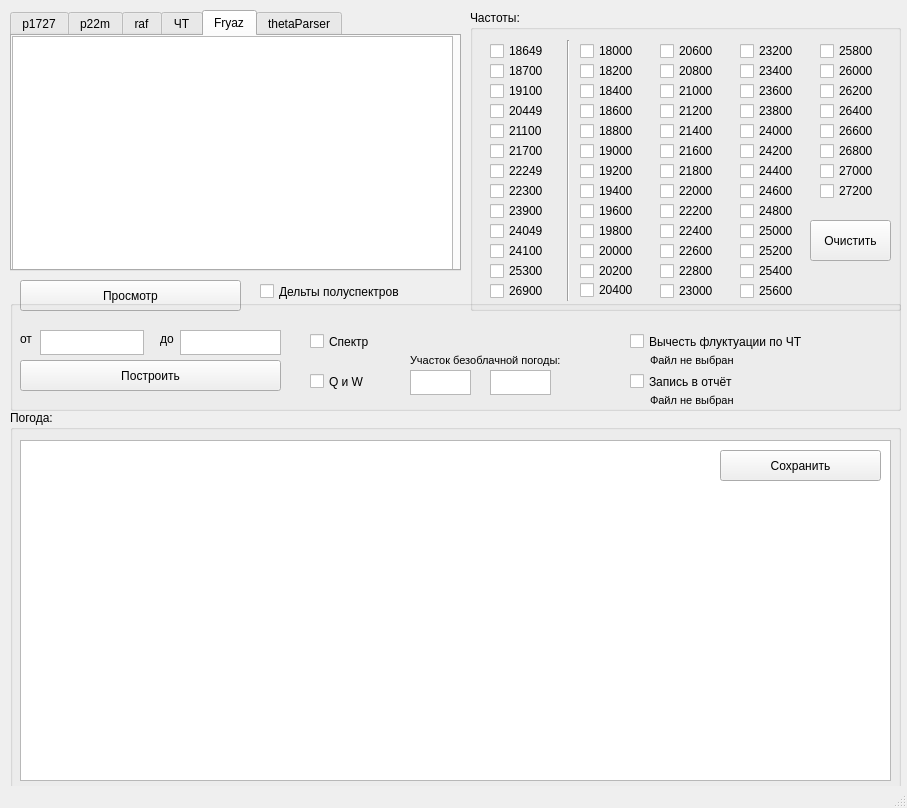
<?xml version="1.0" encoding="UTF-8"?>
<ui version="4.0">
 <class>MainWindow</class>
 <widget class="QMainWindow" name="MainWindow">
  <property name="geometry">
   <rect>
    <x>0</x>
    <y>0</y>
    <width>907</width>
    <height>808</height>
   </rect>
  </property>
  <property name="windowTitle">
   <string>Flucts</string>
  </property>
  <widget class="QWidget" name="centralWidget">
   <widget class="QPushButton" name="pushButton">
    <property name="geometry">
     <rect>
      <x>20</x>
      <y>280</y>
      <width>221</width>
      <height>31</height>
     </rect>
    </property>
    <property name="text">
     <string>Просмотр</string>
    </property>
   </widget>
   <widget class="QTabWidget" name="tabWidget">
    <property name="geometry">
     <rect>
      <x>10</x>
      <y>10</y>
      <width>451</width>
      <height>261</height>
     </rect>
    </property>
    <property name="currentIndex">
     <number>4</number>
    </property>
    <widget class="QWidget" name="tab">
     <attribute name="title">
      <string>p1727</string>
     </attribute>
     <widget class="QListWidget" name="listWidget">
      <property name="geometry">
       <rect>
        <x>0</x>
        <y>0</y>
        <width>451</width>
        <height>231</height>
       </rect>
      </property>
     </widget>
    </widget>
    <widget class="QWidget" name="tab_2">
     <attribute name="title">
      <string>p22m</string>
     </attribute>
     <widget class="QListWidget" name="listWidget_2">
      <property name="geometry">
       <rect>
        <x>0</x>
        <y>0</y>
        <width>441</width>
        <height>281</height>
       </rect>
      </property>
     </widget>
    </widget>
    <widget class="QWidget" name="tab_3">
     <attribute name="title">
      <string>raf</string>
     </attribute>
     <widget class="QListWidget" name="listWidget_3">
      <property name="geometry">
       <rect>
        <x>0</x>
        <y>0</y>
        <width>441</width>
        <height>281</height>
       </rect>
      </property>
     </widget>
    </widget>
    <widget class="QWidget" name="tab_5">
     <attribute name="title">
      <string>ЧТ</string>
     </attribute>
     <widget class="QListWidget" name="listWidget_5">
      <property name="geometry">
       <rect>
        <x>0</x>
        <y>0</y>
        <width>441</width>
        <height>281</height>
       </rect>
      </property>
     </widget>
    </widget>
    <widget class="QWidget" name="tab_4">
     <attribute name="title">
      <string>Fryaz</string>
     </attribute>
     <widget class="QListWidget" name="listWidget_4">
      <property name="geometry">
       <rect>
        <x>0</x>
        <y>0</y>
        <width>441</width>
        <height>281</height>
       </rect>
      </property>
     </widget>
    </widget>
    <widget class="QWidget" name="tab_6">
     <attribute name="title">
      <string>thetaParser</string>
     </attribute>
     <widget class="QListWidget" name="listWidget_6">
      <property name="geometry">
       <rect>
        <x>0</x>
        <y>0</y>
        <width>451</width>
        <height>231</height>
       </rect>
      </property>
     </widget>
    </widget>
   </widget>
   <widget class="QGroupBox" name="groupBox">
    <property name="geometry">
     <rect>
      <x>10</x>
      <y>300</y>
      <width>891</width>
      <height>111</height>
     </rect>
    </property>
    <property name="title">
     <string/>
    </property>
    <widget class="QLabel" name="label_2">
     <property name="geometry">
      <rect>
       <x>150</x>
       <y>30</y>
       <width>21</width>
       <height>17</height>
      </rect>
     </property>
     <property name="text">
      <string>до</string>
     </property>
    </widget>
    <widget class="QLabel" name="label">
     <property name="geometry">
      <rect>
       <x>10</x>
       <y>30</y>
       <width>21</width>
       <height>17</height>
      </rect>
     </property>
     <property name="text">
      <string>от</string>
     </property>
    </widget>
    <widget class="QPushButton" name="pushButton_2">
     <property name="geometry">
      <rect>
       <x>10</x>
       <y>60</y>
       <width>261</width>
       <height>31</height>
      </rect>
     </property>
     <property name="text">
      <string>Построить</string>
     </property>
    </widget>
    <widget class="QTextEdit" name="textEdit">
     <property name="geometry">
      <rect>
       <x>30</x>
       <y>30</y>
       <width>104</width>
       <height>25</height>
      </rect>
     </property>
     <property name="inputMethodHints">
      <set>Qt::ImhDigitsOnly</set>
     </property>
     <property name="verticalScrollBarPolicy">
      <enum>Qt::ScrollBarAlwaysOff</enum>
     </property>
     <property name="horizontalScrollBarPolicy">
      <enum>Qt::ScrollBarAlwaysOff</enum>
     </property>
     <property name="tabChangesFocus">
      <bool>true</bool>
     </property>
    </widget>
    <widget class="QTextEdit" name="textEdit_2">
     <property name="geometry">
      <rect>
       <x>170</x>
       <y>30</y>
       <width>101</width>
       <height>25</height>
      </rect>
     </property>
     <property name="inputMethodHints">
      <set>Qt::ImhDigitsOnly</set>
     </property>
     <property name="verticalScrollBarPolicy">
      <enum>Qt::ScrollBarAlwaysOff</enum>
     </property>
     <property name="horizontalScrollBarPolicy">
      <enum>Qt::ScrollBarAlwaysOff</enum>
     </property>
     <property name="tabChangesFocus">
      <bool>true</bool>
     </property>
    </widget>
    <widget class="QLabel" name="label_3">
     <property name="geometry">
      <rect>
       <x>640</x>
       <y>50</y>
       <width>441</width>
       <height>20</height>
      </rect>
     </property>
     <property name="font">
      <font>
       <pointsize>8</pointsize>
      </font>
     </property>
     <property name="text">
      <string>Файл не выбран</string>
     </property>
     <property name="alignment">
      <set>Qt::AlignLeading|Qt::AlignLeft|Qt::AlignVCenter</set>
     </property>
    </widget>
    <widget class="QLabel" name="label_4">
     <property name="geometry">
      <rect>
       <x>640</x>
       <y>90</y>
       <width>631</width>
       <height>20</height>
      </rect>
     </property>
     <property name="font">
      <font>
       <pointsize>8</pointsize>
      </font>
     </property>
     <property name="text">
      <string>Файл не выбран</string>
     </property>
     <property name="alignment">
      <set>Qt::AlignLeading|Qt::AlignLeft|Qt::AlignVCenter</set>
     </property>
    </widget>
    <widget class="QCheckBox" name="filtration1">
     <property name="geometry">
      <rect>
       <x>620</x>
       <y>30</y>
       <width>221</width>
       <height>23</height>
      </rect>
     </property>
     <property name="text">
      <string>Вычесть флуктуации по ЧТ</string>
     </property>
    </widget>
    <widget class="QCheckBox" name="report_CheckBox">
     <property name="geometry">
      <rect>
       <x>620</x>
       <y>70</y>
       <width>131</width>
       <height>23</height>
      </rect>
     </property>
     <property name="text">
      <string>Запись в отчёт</string>
     </property>
    </widget>
    <widget class="QCheckBox" name="spectrum_checkBox">
     <property name="geometry">
      <rect>
       <x>300</x>
       <y>30</y>
       <width>92</width>
       <height>23</height>
      </rect>
     </property>
     <property name="text">
      <string>Спектр</string>
     </property>
    </widget>
    <widget class="QCheckBox" name="QW_checkBox">
     <property name="geometry">
      <rect>
       <x>300</x>
       <y>70</y>
       <width>92</width>
       <height>23</height>
      </rect>
     </property>
     <property name="text">
      <string>Q и W</string>
     </property>
    </widget>
    <widget class="QTextEdit" name="textEdit_4">
     <property name="geometry">
      <rect>
       <x>400</x>
       <y>70</y>
       <width>61</width>
       <height>25</height>
      </rect>
     </property>
     <property name="inputMethodHints">
      <set>Qt::ImhDigitsOnly</set>
     </property>
     <property name="verticalScrollBarPolicy">
      <enum>Qt::ScrollBarAlwaysOff</enum>
     </property>
     <property name="horizontalScrollBarPolicy">
      <enum>Qt::ScrollBarAlwaysOff</enum>
     </property>
     <property name="tabChangesFocus">
      <bool>true</bool>
     </property>
    </widget>
    <widget class="QTextEdit" name="textEdit_5">
     <property name="geometry">
      <rect>
       <x>480</x>
       <y>70</y>
       <width>61</width>
       <height>25</height>
      </rect>
     </property>
     <property name="inputMethodHints">
      <set>Qt::ImhDigitsOnly</set>
     </property>
     <property name="verticalScrollBarPolicy">
      <enum>Qt::ScrollBarAlwaysOff</enum>
     </property>
     <property name="horizontalScrollBarPolicy">
      <enum>Qt::ScrollBarAlwaysOff</enum>
     </property>
     <property name="tabChangesFocus">
      <bool>true</bool>
     </property>
    </widget>
    <widget class="QLabel" name="label_5">
     <property name="geometry">
      <rect>
       <x>400</x>
       <y>50</y>
       <width>191</width>
       <height>20</height>
      </rect>
     </property>
     <property name="font">
      <font>
       <pointsize>8</pointsize>
      </font>
     </property>
     <property name="text">
      <string>Участок безоблачной погоды:</string>
     </property>
     <property name="alignment">
      <set>Qt::AlignLeading|Qt::AlignLeft|Qt::AlignVCenter</set>
     </property>
    </widget>
   </widget>
   <widget class="QGroupBox" name="groupBox_2">
    <property name="geometry">
     <rect>
      <x>470</x>
      <y>10</y>
      <width>431</width>
      <height>301</height>
     </rect>
    </property>
    <property name="title">
     <string>Частоты:</string>
    </property>
    <widget class="QCheckBox" name="checkBox_18649">
     <property name="geometry">
      <rect>
       <x>20</x>
       <y>30</y>
       <width>81</width>
       <height>22</height>
      </rect>
     </property>
     <property name="text">
      <string>18649</string>
     </property>
    </widget>
    <widget class="QCheckBox" name="checkBox_18700">
     <property name="geometry">
      <rect>
       <x>20</x>
       <y>50</y>
       <width>81</width>
       <height>22</height>
      </rect>
     </property>
     <property name="text">
      <string>18700</string>
     </property>
    </widget>
    <widget class="QCheckBox" name="checkBox_19100">
     <property name="geometry">
      <rect>
       <x>20</x>
       <y>70</y>
       <width>81</width>
       <height>22</height>
      </rect>
     </property>
     <property name="text">
      <string>19100</string>
     </property>
    </widget>
    <widget class="QCheckBox" name="checkBox_21100">
     <property name="geometry">
      <rect>
       <x>20</x>
       <y>110</y>
       <width>81</width>
       <height>22</height>
      </rect>
     </property>
     <property name="text">
      <string>21100</string>
     </property>
    </widget>
    <widget class="QCheckBox" name="checkBox_21700">
     <property name="geometry">
      <rect>
       <x>20</x>
       <y>130</y>
       <width>81</width>
       <height>22</height>
      </rect>
     </property>
     <property name="text">
      <string>21700</string>
     </property>
    </widget>
    <widget class="QCheckBox" name="checkBox_22300">
     <property name="geometry">
      <rect>
       <x>20</x>
       <y>170</y>
       <width>81</width>
       <height>22</height>
      </rect>
     </property>
     <property name="text">
      <string>22300</string>
     </property>
    </widget>
    <widget class="QCheckBox" name="checkBox_23900">
     <property name="geometry">
      <rect>
       <x>20</x>
       <y>190</y>
       <width>81</width>
       <height>22</height>
      </rect>
     </property>
     <property name="text">
      <string>23900</string>
     </property>
    </widget>
    <widget class="QCheckBox" name="checkBox_24100">
     <property name="geometry">
      <rect>
       <x>20</x>
       <y>230</y>
       <width>81</width>
       <height>22</height>
      </rect>
     </property>
     <property name="text">
      <string>24100</string>
     </property>
    </widget>
    <widget class="QCheckBox" name="checkBox_25300">
     <property name="geometry">
      <rect>
       <x>20</x>
       <y>250</y>
       <width>81</width>
       <height>22</height>
      </rect>
     </property>
     <property name="text">
      <string>25300</string>
     </property>
    </widget>
    <widget class="QCheckBox" name="checkBox_26900">
     <property name="geometry">
      <rect>
       <x>20</x>
       <y>270</y>
       <width>81</width>
       <height>22</height>
      </rect>
     </property>
     <property name="text">
      <string>26900</string>
     </property>
    </widget>
    <widget class="QCheckBox" name="checkBox_20449">
     <property name="geometry">
      <rect>
       <x>20</x>
       <y>90</y>
       <width>81</width>
       <height>22</height>
      </rect>
     </property>
     <property name="text">
      <string>20449</string>
     </property>
    </widget>
    <widget class="QCheckBox" name="checkBox_22249">
     <property name="geometry">
      <rect>
       <x>20</x>
       <y>150</y>
       <width>81</width>
       <height>22</height>
      </rect>
     </property>
     <property name="text">
      <string>22249</string>
     </property>
    </widget>
    <widget class="QCheckBox" name="checkBox_24049">
     <property name="geometry">
      <rect>
       <x>20</x>
       <y>210</y>
       <width>81</width>
       <height>22</height>
      </rect>
     </property>
     <property name="text">
      <string>24049</string>
     </property>
    </widget>
    <widget class="QCheckBox" name="checkBox_18000">
     <property name="geometry">
      <rect>
       <x>110</x>
       <y>30</y>
       <width>71</width>
       <height>22</height>
      </rect>
     </property>
     <property name="text">
      <string>18000</string>
     </property>
    </widget>
    <widget class="QCheckBox" name="checkBox_18200">
     <property name="geometry">
      <rect>
       <x>110</x>
       <y>50</y>
       <width>71</width>
       <height>22</height>
      </rect>
     </property>
     <property name="text">
      <string>18200</string>
     </property>
    </widget>
    <widget class="QCheckBox" name="checkBox_18400">
     <property name="geometry">
      <rect>
       <x>110</x>
       <y>70</y>
       <width>71</width>
       <height>22</height>
      </rect>
     </property>
     <property name="text">
      <string>18400</string>
     </property>
    </widget>
    <widget class="QCheckBox" name="checkBox_18600">
     <property name="geometry">
      <rect>
       <x>110</x>
       <y>90</y>
       <width>71</width>
       <height>22</height>
      </rect>
     </property>
     <property name="text">
      <string>18600</string>
     </property>
    </widget>
    <widget class="QCheckBox" name="checkBox_18800">
     <property name="geometry">
      <rect>
       <x>110</x>
       <y>110</y>
       <width>71</width>
       <height>22</height>
      </rect>
     </property>
     <property name="text">
      <string>18800</string>
     </property>
    </widget>
    <widget class="QCheckBox" name="checkBox_19000">
     <property name="geometry">
      <rect>
       <x>110</x>
       <y>130</y>
       <width>71</width>
       <height>22</height>
      </rect>
     </property>
     <property name="text">
      <string>19000</string>
     </property>
    </widget>
    <widget class="QCheckBox" name="checkBox_19200">
     <property name="geometry">
      <rect>
       <x>110</x>
       <y>150</y>
       <width>71</width>
       <height>22</height>
      </rect>
     </property>
     <property name="text">
      <string>19200</string>
     </property>
    </widget>
    <widget class="QCheckBox" name="checkBox_19400">
     <property name="geometry">
      <rect>
       <x>110</x>
       <y>170</y>
       <width>71</width>
       <height>22</height>
      </rect>
     </property>
     <property name="text">
      <string>19400</string>
     </property>
    </widget>
    <widget class="QCheckBox" name="checkBox_19600">
     <property name="geometry">
      <rect>
       <x>110</x>
       <y>190</y>
       <width>71</width>
       <height>22</height>
      </rect>
     </property>
     <property name="text">
      <string>19600</string>
     </property>
    </widget>
    <widget class="QCheckBox" name="checkBox_19800">
     <property name="geometry">
      <rect>
       <x>110</x>
       <y>210</y>
       <width>71</width>
       <height>22</height>
      </rect>
     </property>
     <property name="text">
      <string>19800</string>
     </property>
    </widget>
    <widget class="QCheckBox" name="checkBox_20000">
     <property name="geometry">
      <rect>
       <x>110</x>
       <y>230</y>
       <width>71</width>
       <height>22</height>
      </rect>
     </property>
     <property name="text">
      <string>20000</string>
     </property>
    </widget>
    <widget class="QCheckBox" name="checkBox_20200">
     <property name="geometry">
      <rect>
       <x>110</x>
       <y>250</y>
       <width>71</width>
       <height>22</height>
      </rect>
     </property>
     <property name="text">
      <string>20200</string>
     </property>
    </widget>
    <widget class="QCheckBox" name="checkBox_20400">
     <property name="geometry">
      <rect>
       <x>110</x>
       <y>270</y>
       <width>71</width>
       <height>20</height>
      </rect>
     </property>
     <property name="text">
      <string>20400</string>
     </property>
    </widget>
    <widget class="QCheckBox" name="checkBox_20600">
     <property name="geometry">
      <rect>
       <x>190</x>
       <y>30</y>
       <width>71</width>
       <height>22</height>
      </rect>
     </property>
     <property name="text">
      <string>20600</string>
     </property>
    </widget>
    <widget class="QCheckBox" name="checkBox_20800">
     <property name="geometry">
      <rect>
       <x>190</x>
       <y>50</y>
       <width>71</width>
       <height>22</height>
      </rect>
     </property>
     <property name="text">
      <string>20800</string>
     </property>
    </widget>
    <widget class="QCheckBox" name="checkBox_21000">
     <property name="geometry">
      <rect>
       <x>190</x>
       <y>70</y>
       <width>71</width>
       <height>22</height>
      </rect>
     </property>
     <property name="text">
      <string>21000</string>
     </property>
    </widget>
    <widget class="QCheckBox" name="checkBox_21200">
     <property name="geometry">
      <rect>
       <x>190</x>
       <y>90</y>
       <width>71</width>
       <height>22</height>
      </rect>
     </property>
     <property name="text">
      <string>21200</string>
     </property>
    </widget>
    <widget class="QCheckBox" name="checkBox_21400">
     <property name="geometry">
      <rect>
       <x>190</x>
       <y>110</y>
       <width>71</width>
       <height>22</height>
      </rect>
     </property>
     <property name="text">
      <string>21400</string>
     </property>
    </widget>
    <widget class="QCheckBox" name="checkBox_21600">
     <property name="geometry">
      <rect>
       <x>190</x>
       <y>130</y>
       <width>71</width>
       <height>22</height>
      </rect>
     </property>
     <property name="text">
      <string>21600</string>
     </property>
    </widget>
    <widget class="QCheckBox" name="checkBox_21800">
     <property name="geometry">
      <rect>
       <x>190</x>
       <y>150</y>
       <width>71</width>
       <height>22</height>
      </rect>
     </property>
     <property name="text">
      <string>21800</string>
     </property>
    </widget>
    <widget class="QCheckBox" name="checkBox_22000">
     <property name="geometry">
      <rect>
       <x>190</x>
       <y>170</y>
       <width>71</width>
       <height>22</height>
      </rect>
     </property>
     <property name="text">
      <string>22000</string>
     </property>
    </widget>
    <widget class="QCheckBox" name="checkBox_22200">
     <property name="geometry">
      <rect>
       <x>190</x>
       <y>190</y>
       <width>71</width>
       <height>22</height>
      </rect>
     </property>
     <property name="text">
      <string>22200</string>
     </property>
    </widget>
    <widget class="QCheckBox" name="checkBox_22400">
     <property name="geometry">
      <rect>
       <x>190</x>
       <y>210</y>
       <width>71</width>
       <height>22</height>
      </rect>
     </property>
     <property name="text">
      <string>22400</string>
     </property>
    </widget>
    <widget class="QCheckBox" name="checkBox_22600">
     <property name="geometry">
      <rect>
       <x>190</x>
       <y>230</y>
       <width>71</width>
       <height>22</height>
      </rect>
     </property>
     <property name="text">
      <string>22600</string>
     </property>
    </widget>
    <widget class="QCheckBox" name="checkBox_22800">
     <property name="geometry">
      <rect>
       <x>190</x>
       <y>250</y>
       <width>71</width>
       <height>22</height>
      </rect>
     </property>
     <property name="text">
      <string>22800</string>
     </property>
    </widget>
    <widget class="QCheckBox" name="checkBox_23000">
     <property name="geometry">
      <rect>
       <x>190</x>
       <y>270</y>
       <width>71</width>
       <height>22</height>
      </rect>
     </property>
     <property name="text">
      <string>23000</string>
     </property>
    </widget>
    <widget class="QCheckBox" name="checkBox_23200">
     <property name="geometry">
      <rect>
       <x>270</x>
       <y>30</y>
       <width>71</width>
       <height>22</height>
      </rect>
     </property>
     <property name="text">
      <string>23200</string>
     </property>
    </widget>
    <widget class="QCheckBox" name="checkBox_23400">
     <property name="geometry">
      <rect>
       <x>270</x>
       <y>50</y>
       <width>71</width>
       <height>22</height>
      </rect>
     </property>
     <property name="text">
      <string>23400</string>
     </property>
    </widget>
    <widget class="QCheckBox" name="checkBox_23600">
     <property name="geometry">
      <rect>
       <x>270</x>
       <y>70</y>
       <width>71</width>
       <height>22</height>
      </rect>
     </property>
     <property name="text">
      <string>23600</string>
     </property>
    </widget>
    <widget class="QCheckBox" name="checkBox_23800">
     <property name="geometry">
      <rect>
       <x>270</x>
       <y>90</y>
       <width>71</width>
       <height>22</height>
      </rect>
     </property>
     <property name="text">
      <string>23800</string>
     </property>
    </widget>
    <widget class="QCheckBox" name="checkBox_24000">
     <property name="geometry">
      <rect>
       <x>270</x>
       <y>110</y>
       <width>71</width>
       <height>22</height>
      </rect>
     </property>
     <property name="text">
      <string>24000</string>
     </property>
    </widget>
    <widget class="QCheckBox" name="checkBox_24200">
     <property name="geometry">
      <rect>
       <x>270</x>
       <y>130</y>
       <width>71</width>
       <height>22</height>
      </rect>
     </property>
     <property name="text">
      <string>24200</string>
     </property>
    </widget>
    <widget class="QCheckBox" name="checkBox_24400">
     <property name="geometry">
      <rect>
       <x>270</x>
       <y>150</y>
       <width>71</width>
       <height>22</height>
      </rect>
     </property>
     <property name="text">
      <string>24400</string>
     </property>
    </widget>
    <widget class="QCheckBox" name="checkBox_24600">
     <property name="geometry">
      <rect>
       <x>270</x>
       <y>170</y>
       <width>71</width>
       <height>22</height>
      </rect>
     </property>
     <property name="text">
      <string>24600</string>
     </property>
    </widget>
    <widget class="QCheckBox" name="checkBox_24800">
     <property name="geometry">
      <rect>
       <x>270</x>
       <y>190</y>
       <width>71</width>
       <height>22</height>
      </rect>
     </property>
     <property name="text">
      <string>24800</string>
     </property>
    </widget>
    <widget class="QCheckBox" name="checkBox_25000">
     <property name="geometry">
      <rect>
       <x>270</x>
       <y>210</y>
       <width>71</width>
       <height>22</height>
      </rect>
     </property>
     <property name="text">
      <string>25000</string>
     </property>
    </widget>
    <widget class="QCheckBox" name="checkBox_25200">
     <property name="geometry">
      <rect>
       <x>270</x>
       <y>230</y>
       <width>71</width>
       <height>22</height>
      </rect>
     </property>
     <property name="text">
      <string>25200</string>
     </property>
    </widget>
    <widget class="QCheckBox" name="checkBox_25400">
     <property name="geometry">
      <rect>
       <x>270</x>
       <y>250</y>
       <width>71</width>
       <height>22</height>
      </rect>
     </property>
     <property name="text">
      <string>25400</string>
     </property>
    </widget>
    <widget class="QCheckBox" name="checkBox_25600">
     <property name="geometry">
      <rect>
       <x>270</x>
       <y>270</y>
       <width>71</width>
       <height>22</height>
      </rect>
     </property>
     <property name="text">
      <string>25600</string>
     </property>
    </widget>
    <widget class="QCheckBox" name="checkBox_25800">
     <property name="geometry">
      <rect>
       <x>350</x>
       <y>30</y>
       <width>71</width>
       <height>22</height>
      </rect>
     </property>
     <property name="text">
      <string>25800</string>
     </property>
    </widget>
    <widget class="QCheckBox" name="checkBox_26000">
     <property name="geometry">
      <rect>
       <x>350</x>
       <y>50</y>
       <width>71</width>
       <height>22</height>
      </rect>
     </property>
     <property name="text">
      <string>26000</string>
     </property>
    </widget>
    <widget class="QCheckBox" name="checkBox_26200">
     <property name="geometry">
      <rect>
       <x>350</x>
       <y>70</y>
       <width>71</width>
       <height>22</height>
      </rect>
     </property>
     <property name="text">
      <string>26200</string>
     </property>
    </widget>
    <widget class="QCheckBox" name="checkBox_26400">
     <property name="geometry">
      <rect>
       <x>350</x>
       <y>90</y>
       <width>71</width>
       <height>22</height>
      </rect>
     </property>
     <property name="text">
      <string>26400</string>
     </property>
    </widget>
    <widget class="QCheckBox" name="checkBox_26600">
     <property name="geometry">
      <rect>
       <x>350</x>
       <y>110</y>
       <width>71</width>
       <height>22</height>
      </rect>
     </property>
     <property name="text">
      <string>26600</string>
     </property>
    </widget>
    <widget class="QCheckBox" name="checkBox_26800">
     <property name="geometry">
      <rect>
       <x>350</x>
       <y>130</y>
       <width>71</width>
       <height>22</height>
      </rect>
     </property>
     <property name="text">
      <string>26800</string>
     </property>
    </widget>
    <widget class="QCheckBox" name="checkBox_27000">
     <property name="geometry">
      <rect>
       <x>350</x>
       <y>150</y>
       <width>71</width>
       <height>22</height>
      </rect>
     </property>
     <property name="text">
      <string>27000</string>
     </property>
    </widget>
    <widget class="QCheckBox" name="checkBox_27200">
     <property name="geometry">
      <rect>
       <x>350</x>
       <y>170</y>
       <width>71</width>
       <height>22</height>
      </rect>
     </property>
     <property name="text">
      <string>27200</string>
     </property>
    </widget>
    <widget class="Line" name="line">
     <property name="geometry">
      <rect>
       <x>83</x>
       <y>30</y>
       <width>31</width>
       <height>261</height>
      </rect>
     </property>
     <property name="orientation">
      <enum>Qt::Vertical</enum>
     </property>
    </widget>
    <widget class="QPushButton" name="pushButton_3">
     <property name="geometry">
      <rect>
       <x>340</x>
       <y>210</y>
       <width>81</width>
       <height>41</height>
      </rect>
     </property>
     <property name="text">
      <string>Очистить</string>
     </property>
    </widget>
   </widget>
   <widget class="QGroupBox" name="groupBox_3">
    <property name="geometry">
     <rect>
      <x>10</x>
      <y>410</y>
      <width>891</width>
      <height>381</height>
     </rect>
    </property>
    <property name="sizePolicy">
     <sizepolicy hsizetype="Preferred" vsizetype="Maximum">
      <horstretch>0</horstretch>
      <verstretch>0</verstretch>
     </sizepolicy>
    </property>
    <property name="title">
     <string>Погода:</string>
    </property>
    <widget class="QTextEdit" name="textEdit_3">
     <property name="geometry">
      <rect>
       <x>10</x>
       <y>30</y>
       <width>871</width>
       <height>341</height>
      </rect>
     </property>
     <property name="sizePolicy">
      <sizepolicy hsizetype="Expanding" vsizetype="Maximum">
       <horstretch>0</horstretch>
       <verstretch>0</verstretch>
      </sizepolicy>
     </property>
    </widget>
    <widget class="QPushButton" name="pushButton_4">
     <property name="geometry">
      <rect>
       <x>710</x>
       <y>40</y>
       <width>161</width>
       <height>31</height>
      </rect>
     </property>
     <property name="text">
      <string>Сохранить</string>
     </property>
    </widget>
   </widget>
   <widget class="QCheckBox" name="deltas_checkBox">
    <property name="geometry">
     <rect>
      <x>260</x>
      <y>280</y>
      <width>201</width>
      <height>23</height>
     </rect>
    </property>
    <property name="text">
     <string>Дельты полуспектров</string>
    </property>
   </widget>
  </widget>
  <widget class="QStatusBar" name="statusBar"/>
  <widget class="QMenuBar" name="menuBar">
   <property name="geometry">
    <rect>
     <x>0</x>
     <y>0</y>
     <width>907</width>
     <height>22</height>
    </rect>
   </property>
  </widget>
  <action name="actionSave_selected">
   <property name="text">
    <string>Save selected</string>
   </property>
  </action>
  <action name="actionExit">
   <property name="text">
    <string>Exit</string>
   </property>
  </action>
  <action name="deductFluctsOfBB">
   <property name="checkable">
    <bool>true</bool>
   </property>
   <property name="text">
    <string>Вычесть флуктуации по ЧТ</string>
   </property>
  </action>
 </widget>
 <layoutdefault spacing="6" margin="11"/>
 <resources/>
 <connections/>
</ui>
